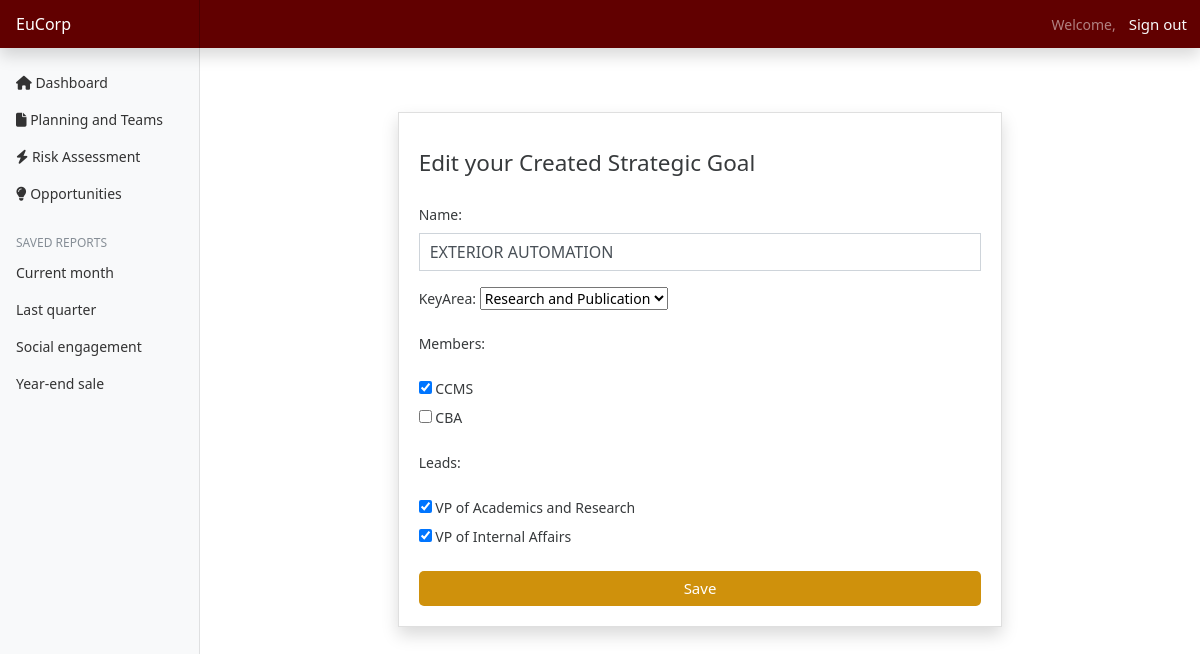
The app's page /plans/editStrategicgoal/1/ (signed in), older data.
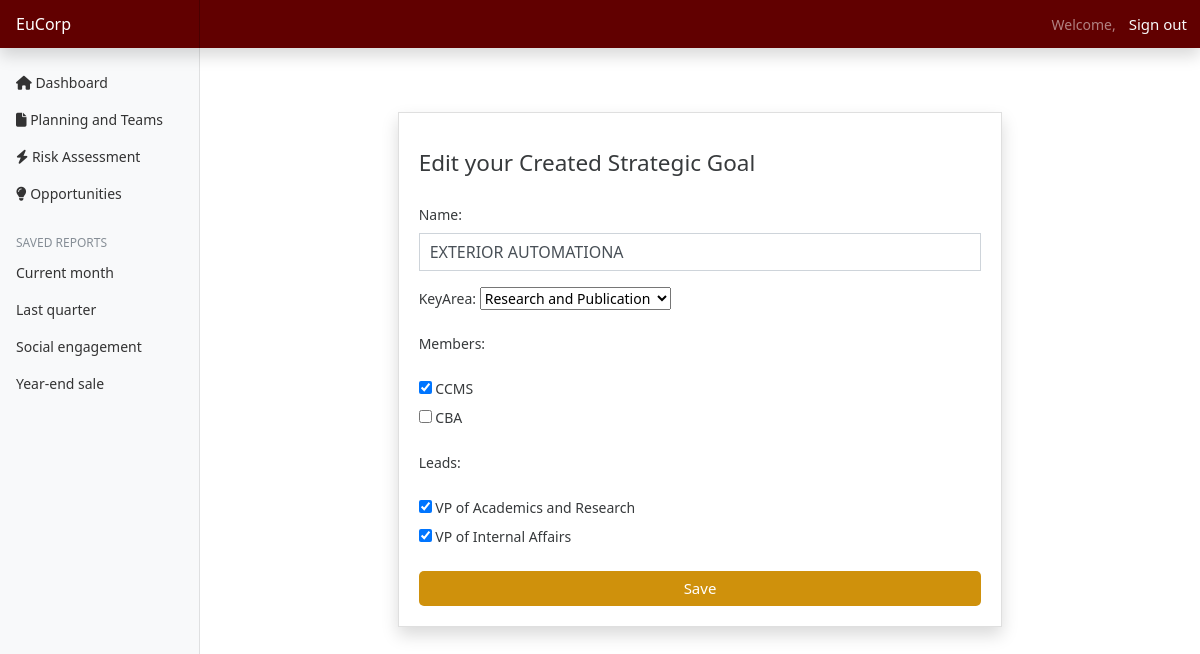
The same page, newer data.
### plans/models.py (models this page shows, shortened)
class StrategicGoals(models.Model):
    goal_id = models.AutoField(primary_key=True)
    name = models.CharField(max_length=255)
    keyArea = models.ForeignKey(KeyAreas, on_delete=models.CASCADE)
    members = models.ManyToManyField(DepartmentHeads)
    leads = models.ManyToManyField(Lead)  # Ensure this is ManyToManyField if needed
    class Meta:
        unique_together = (('goal_id',))

class KeyAreas(models.Model):
    name = models.CharField(max_length=255)
    department = models.ForeignKey(to=DepartmentHeads, on_delete=models.CASCADE)
    def __str__(self):
        return f"{self.name}"

### departments/models.py (models this page shows, shortened)
class Department(models.Model):
    name = models.CharField(max_length=255)

### leads/models.py (models this page shows)
class Position(models.Model):
    name = models.CharField(max_length=255)
    def __str__(self):
        return self.name

### plans/views.py (the view)
# urls.py: path('editStrategicgoal/<int:goal_id>/', views.editStratGoal, name='editStrategicGoal'),
@login_required(login_url='authentication/login')
def editStratGoal(request, goal_id):
    strategicGoal = get_object_or_404(StrategicGoals, pk=goal_id)
    if request.method == 'POST':
        form = StrategicGoalForm(request.POST, instance = strategicGoal)
        if form.is_valid():
            try:
                with transaction.atomic():
                    form.save()
                    messages.success(request, 'Strategic Goal Updated Successfully')
                    return redirect('plans')
            except Exception as e:
                messages.error(request, f'An error occured : {e}')
        else:
            messages.error(request, 'Please correct the errors below')
    else:
        form = StrategicGoalForm(instance=strategicGoal)
    context = {
        'form': form,
        'strategicGoal' : strategicGoal
    }
    return render(request, 'plans/editStratGoals.html', context)

### plans/forms.py
class StrategicGoalForm(forms.ModelForm):
    class Meta:
        model = StrategicGoals
        fields = ['name', 'keyArea', 'members', 'leads']
        widgets = {
            'name': forms.TextInput(attrs={
                'class': 'form-control long-input',
                'placeholder': 'Enter Goal Name',
                'style': 'width: 100%; max-width: 600px; padding: 10px; font-size: 16px;',
            }),
            'members' : forms.CheckboxSelectMultiple(),
            'leads' : forms.CheckboxSelectMultiple(),
        }
    def __init__(self, *args, **kwargs):
        super(StrategicGoalForm,self).__init__(*args, **kwargs)
        self.fields['keyArea'].queryset = KeyAreas.objects.all()
        self.fields['members'].queryset = DepartmentHeads.objects.all()
        self.fields['leads'].queryset = Lead.objects.all()

### departments/models.py (called while the page is built)
    def __str__(self):
        return f"{self.department.name}"

### leads/models.py (called while the page is built)
    def __str__(self):
        return f"{self.position}"

### templates/plans/editStratGoals.html (shortened to what this page needs)
{% extends 'base.html' %}
{% load static %}
{% block content %}
<div class="container mt-5">
    <div class="row justify-content-center">
        <div class="col-md-8">
            <div class="card shadow">
                <div class="card-body">
                    <h4 class="card-title py-3">Edit your Created Strategic Goal</h4>
                    <form action="" method="post" id="strategicGoalForm">
                        {{ form.as_p }}
                        <button type="submit" class="btn btn-primary btn-block" style="background-color: #CF910C; border-radius: 5px; border: none;">Save</button>
                    </form>
                </div>
            </div>
        </div>
    </div>
</div>
{% endblock %}

Row changes from the older to the newer data that the page shows:
changed StrategicGoals "Research and Publication": name "EXTERIOR AUTOMATION" → "EXTERIOR AUTOMATIONA"
